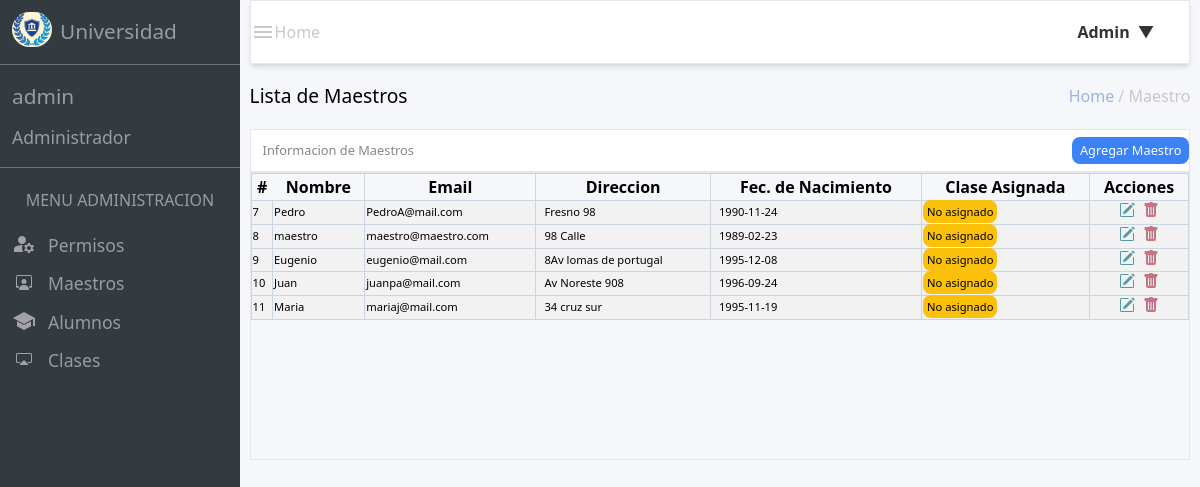
/src/views/admin_views/admin_maestro/dash_view_maestro.php (signed in), run on the app's committed database.
### tables this page shows
CREATE TABLE `maestro` (
  `id_maestro` int(11) NOT NULL,
  `name_maestro` varchar(150) DEFAULT NULL,
  `apellido_maestro` varchar(150) DEFAULT NULL,
  `matricula` varchar(100) DEFAULT NULL,
  `correo_maestro` varchar(200) DEFAULT NULL,
  `password_maestro` varchar(250) DEFAULT NULL,
  `address` varchar(200) DEFAULT NULL,
  `fechaNacimiento` varchar(80) DEFAULT NULL,
  `rol_id` int(11) DEFAULT NULL
);

### src/database/connection.php (called while the page is built, shortened)
<?php
class data
{
    private $pdo;
    public function __construct()
    {
        try {
            $host = $_ENV["DB_HOST"];
            $username = $_ENV["DB_USERNAME"];
            $password = $_ENV["DB_PASSWORD"];
            $port = $_ENV["DB_PORT"];
            $dbname = $_ENV["DB_DATABASE"];
            $attributes=[PDO::ATTR_ERRMODE => PDO::ERRMODE_EXCEPTION];
            $dsn = "mysql:host=$host;port=$port;dbname=$dbname";
            $this->pdo = new PDO($dsn,$username,$password,$attributes);
        } catch (PDOException $e) {
            echo "ERROR: " . $e->getMessage();
        }
    }
    public function connect()
    {
        return $this->pdo;
    }
}
?>

### src/views/admin_views/admin_maestro/dash_view_maestro.php (the view, shortened to what this page needs)
<!DOCTYPE html>
<html lang="en">
<head>
    <link href="/dist/output.css" rel="stylesheet">
    <link rel="stylesheet" href="/src/styles/styles_admin/edit_maestro_style.css">
</head>
<body class="h-screen w-screen">
    <main class="h-full w-full flex flex-row">
        <div class="w-[20%] h-[100%] bg-[#343b40] text-[#959ca2] flex-col">
            <header class="flex items-center h-[8%] pl-3">
                <div class="cont_img"><img src="/src/images/short_logo.JPG" alt="logo" class="imagen"></div>
                <h1 class="pl-2 text-[1.3rem]">Universidad</h1>
            </header>
            <section class="h-[13%] flex flex-col justify-center  border-gray-500 border-t border-b">
                <a href="/src/views/admin_views/dashboard_admin.php"><h1 class="mb-3 text-[1.3rem] pl-3 ">admin</h1></a>
                <h2 class="text-[1.1rem] pl-3">Administrador</h2>
            </section>
            <section class="flex flex-col items-center h-[20$] justify-evenly">
                <h1 class=" my-5">MENU ADMINISTRACION</h1>
                <div class="flex flex-col w-full pl-3 gap-3">
                    <a href="/src/views/admin_views/admin_permiso/dash_permiso_admin.php">
                        <div class="flex gap-3 ">
                            <div class="contenedor-imagenes ">
                                <img class="imagenes" src="/src/images/manage_account.svg" alt="images">
                            </div>
                            <h3 class="text-[1.1rem]">Permisos</h3>
                        </div>
                    </a>
                    <a href="/src/views/admin_views/admin_maestro/dash_view_maestro.php">
                        <div class="flex gap-3">
                            <div class="contenedor-imagenes ">
                                <img class="imagenes" src="/src/images/person-workspace.svg" alt="images">
                            </div>
                            <h3 class="text-[1.1rem]">Maestros</h3>
                        </div>
                    </a>
                    <a href="/src/views/admin_views/admin_alumno/dash_alum_view.php">
                        <div class="flex gap-3">
                            <div class="contenedor-imagenes ">
                                <img class="imagenes" src="/src/images/hat.svg" alt="images">
                            </div>
                            <h3 class="text-[1.1rem]">Alumnos</h3>
                        </div>
                    </a>
                    <a href="/src/views/admin_views/admin_clases/dash_class_view.php">
                        <div class="flex gap-3">
                            <div class="contenedor-imagenes ">
                                <img class="imagenes" src="/src/images/cast.svg" alt="images">
                            </div>
                            <h3 class="text-[1.1rem]">Clases</h3>
                        </div>
                    </a>
                </div>
            </section>
        </div>
        <section class="w-[80%] h-[100%] bg-[#f5f7fb] flex flex-col items-center">
            <header class="w-[98%] h-[8%] border bg-[#ffffff] flex justify-between items-center text-[#cac8c6] shadow-md">
                 <div class="flex items-center">
                    <a href="/src/views/admin_views/dashboard_admin.php"><div><img src="/src/images/menu.svg" alt="menu"></div></a>
                    <h1>Home</h1>
                </div>
                <div class="w-[7rem] h-auto relative">
                    <div class="dropdown">
                        <div class="flex flex-row items-center w-50">
                            <div>
                                <button id="dropdownBtn" class="dropdown-button font-semibold ">Admin<span class="arrow">&#9660;</span></button>
                            </div>
                        </div>
                    </div>
                </div>
            </header>
            <div class="w-[98%] h-[90%]">
                <section class="w-full h-[9%] flex justify-between items-center">
                    <h1 class=" text-[1.2rem]" >Lista de Maestros</h1>
                    <h2 class=" text-[#cac8c6]"><span class="text-[#97b4e3]">Home</span> / Maestro</h2>
                </section>
                <section class=" h-[40%] w-full">
                    <div class="w-full h-[15%] border bg-[#ffffff] text-[#868684] flex text-[.8rem] justify-between items-center">
                        <h1 class="text-bold pl-3">Informacion de Maestros</h1>
                        <button id="showModalButton2" class="bg-blue-500 rounded-lg  py-1 px-2 text-[white] w-25">Agregar Maestro</button>
                    </div>
                    <div class="border h-full w-full ">
                        <table class="w-full">
                            <thead class="border border-slate-300">
                                    <th>#</th>
                                    <th>Nombre</th>
                                    <th class="border border-slate-300">Email</th>
                                    <th>Direccion</th>
                                    <th class="border border-slate-300">Fec. de Nacimiento</th>
                                    <th class="border border-slate-300">Clase Asignada</th>
                                    <th class="border border-slate-300">Acciones</th>
                            </thead>
                            <tbody>
                                <?php require_once($_SERVER["DOCUMENT_ROOT"] ."/src/database/connection.php" );
                                $query = "SELECT id_maestro, name_maestro, apellido_maestro, correo_maestro, address, fechaNacimiento FROM maestro" ;
                                $conn = new data();
                                $resultado = $conn->connect()->query($query);
                                while ($row = $resultado->fetch(PDO::FETCH_ASSOC)) {
                                ?>
                                <tr class="border border-slate-300 bg-[#f2f2f2] text-[.7rem]">
                                    <td><?= $row["id_maestro"]?></td>
                                    <td class="border border-slate-300"><?= $row['name_maestro'] ?></td>
                                    <td class="border border-slate-300"><?= $row['correo_maestro'] ?></td>
                                    <td class="border border-slate-300 pl-2 " ><?= $row['address'] ?></td>
                                    <td class="border border-slate-300 pl-2 " ><?= $row['fechaNacimiento'] ?></td>
                                    <td><span class="border-none text-[black] bg-[#fbc00a] px-1 py-1 rounded-lg">No asignado</span></td>
                                    <td class="border border-slate-300">
                                        <div class="w-full flex justify-center gap-2">
                                            <a href="/src/views/admin_views/admin_maestro/edit_maestro.php?id=<?= $row['id_maestro'] ?>">
                                                <img src="/src/images/pencil.svg" alt="img"  id="showModalButton">
                                            </a>
                                            <form action="/index.php" method="post">
                                                <button type="submit" value="<?= $row['id_maestro']?>" name="deleteM" >
                                                    <img src="/src/images/trash.svg" alt="trash">
                                                </button>
                                            </form>
                                        </div>
                                    </td>
                                </tr>
                                <?php }?>
                            </tbody>
                        </table>
                    </div>
                </section>
            </div>
        </section>
    </main>
</body>
</html>

### src/styles/styles_admin/edit_maestro_style.css (style rules this page uses)
.cont_img { width: 2.5rem; height: 2.5rem; border-radius: 25px; }
.imagen { object-fit: contain; overflow: hidden; border-radius: 25px; }
.contenedor-imagenes { height: 1.5rem; width: 1.5rem; display: flex; justify-content: center; align-items: center; }
.imagenes { object-fit: contain; overflow: hidden; }
.dropdown { position: relative; display: inline-block; }
.dropdown-button { background-color: #fff; border: none; color: #333; font-size: 16px; cursor: pointer; }
.arrow { margin-left: 8px; }

### data on the page
maestro: id_maestro "7", name_maestro "Pedro", correo_maestro "PedroA@mail.com", address "Fresno 98", fechaNacimiento "1990-11-24"
maestro: id_maestro "8", name_maestro "maestro", correo_maestro "maestro@maestro.com", address "98 Calle", fechaNacimiento "1989-02-23"
maestro: id_maestro "9", name_maestro "Eugenio", correo_maestro "eugenio@mail.com", address "8Av lomas de portugal", fechaNacimiento "1995-12-08"
maestro: id_maestro "10", name_maestro "Juan", correo_maestro "juanpa@mail.com", address "Av Noreste 908", fechaNacimiento "1996-09-24"
maestro: id_maestro "11", name_maestro "Maria", correo_maestro "mariaj@mail.com", address "34 cruz sur", fechaNacimiento "1995-11-19"
